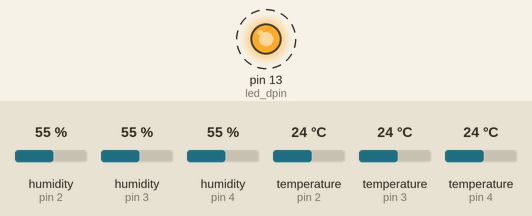
Recording of a sketch running on a simulated Arduino Uno, built with avr-gcc and run on an emulated ATmega328P. On the bench: output pins drawn as LEDs (lit = HIGH). Dashed ring = blinking. The inputs (shaded band) are chosen by the test bench; at power-on: humidity (sensors on pin 2, pin 3, pin 4) 55 %, temperature (sensors on pin 2, pin 3, pin 4) 24 °C. What the sketch prints to the serial monitor is not drawn.

Above: at 1.5 s.
Timing chart, 0 to 5.7 s (numbered marks = the images above):
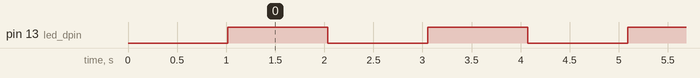

The sketch:

DHT_Arduino.ino
```cpp
#include <dht.h>

#define led_dpin 13             //LED PIN
#define Interval_Read     1000  //1000ms
#define en_LED            1

int dht_dpin[] = {2,3,4};        //Data from Pin 2-4
dht DHT;
int time_tick = 0;

void setup() {
  Serial.begin(115200);
  delay(300);             //Let system settle
  //Serial.println("Humidity and temperature\n\n");
  if (en_LED) pinMode(led_dpin, OUTPUT);
  delay(700);             //Wait rest of 1000ms recommended delay before accessing sensor
}

void loop() {

  int DHT_Status = 0;
  int i;
  for(i=0;i<3;i++)
  {
    if (DHT.read22(dht_dpin[i]) == 0)
    {
      Serial.print(DHT.temperature);
      Serial.print(",");
      Serial.print(DHT.humidity);
    }
    else
    {
      Serial.print("--,--");
      DHT_Status = 1;
    }
    if(i!=2) Serial.print(",");
  }

  Serial.println();

  if (en_LED) {
    if (time_tick == 0 && DHT_Status == 0) digitalWrite(led_dpin, HIGH);
    else digitalWrite(led_dpin, LOW);
  }

  if (time_tick) time_tick = 0;
  else time_tick = 1;

  delay(Interval_Read);
}
```

Measured:
- by itself, pin 13 (led_dpin): alternates HIGH for 1.0 s and LOW for 1.0 s
